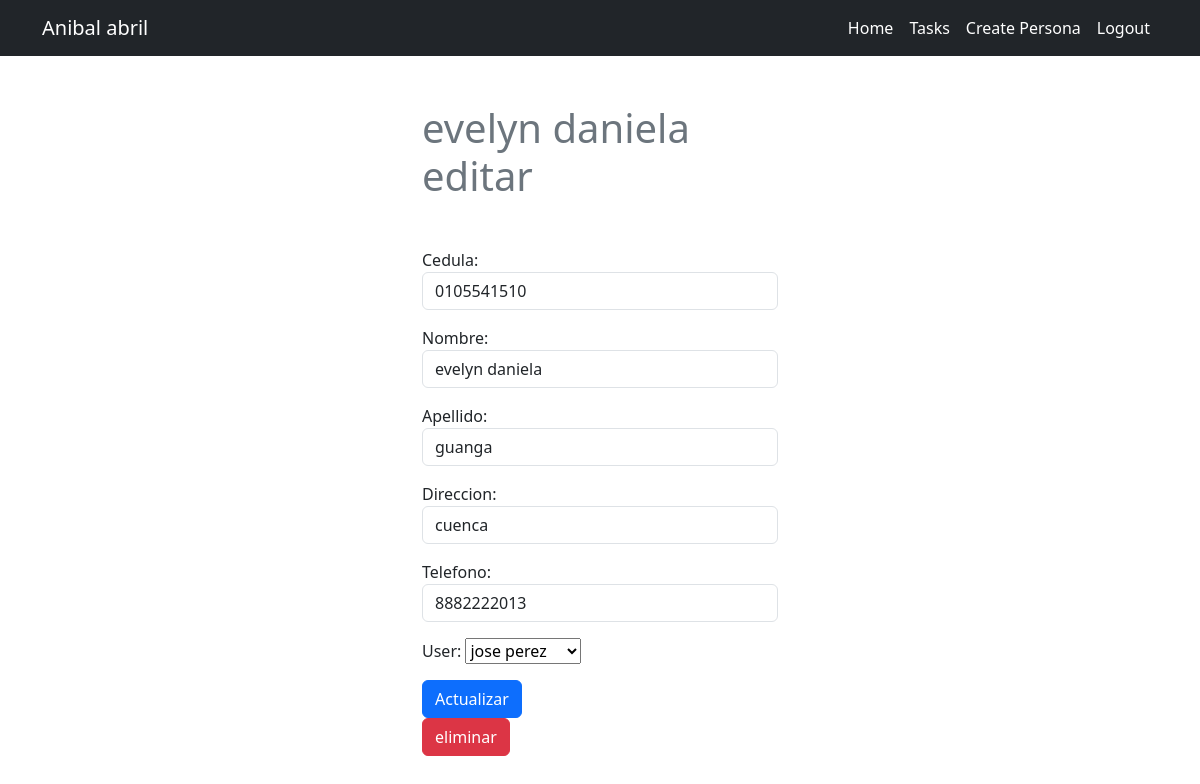
Page /tasks/11/ (signed in) on the committed database.
### tasks/models.py (models this page shows, shortened)
class Estudiante (models.Model):
    cedula =models.CharField(max_length=10)
    nombre =models.TextField(blank=True,max_length=50)
    apellido=models.TextField(blank=True,max_length=50)
    direccion=models.TextField(blank=True,max_length=100)
    telefono=models.TextField(blank=True,max_length=10)
    user = models.ForeignKey(User,on_delete=models.CASCADE)

### tasks/views.py (the view, shortened to what this page needs)
# urls.py: path('tasks/<int:task_id>/',views.crearpersona_detalle, name='crearpersona_detalle'),
@login_required
def crearpersona_detalle(request,task_id):
    if request.method == 'GET':
        task= get_object_or_404(Estudiante,pk=task_id, user=request.user)
        form = TaskForm(instance=task)
        print(task_id)
        return render(request,'crear_personadetalles.html',{'task':task,'form'  :form})

### tasks/forms.py
class TaskForm(forms.ModelForm):
    class Meta:
        model = Estudiante
        fields = ['cedula','nombre','apellido','direccion','telefono','user']
        widgets = {
            'cedula': forms.TextInput(attrs={'class': 'form-control' ,'placeholder':'Escribe tu cedula'}),
            'nombre': forms.TextInput(attrs={'class': 'form-control' ,'placeholder':'Escribe tu nombre'}),
            'apellido': forms.TextInput(attrs={'class': 'form-control' ,'placeholder':'Escribe tu apellido'}),
            'direccion': forms.TextInput(attrs={'class': 'form-control' ,'placeholder':'Escribe tu direccion'}),
            'telefono': forms.TextInput(attrs={'class': 'form-control' ,'placeholder':'Escribe tu telefono'}),
        }

### tasks/templates/crear_personadetalles.html (shortened to what this page needs)
{% extends "base.html" %}
{% block content %}
    <main class="container">
        <div class="row">
            <div class="col-md-4 offset-md-4 mt-5">
                <h1 class="text-secondary" >{{task.nombre}} editar</h1>
                <div class="mt-5 ">
                    <form method="POST">
                        {{form.as_p}}
                        <button class="btn btn-primary">
                            Actualizar
                        </button>
                    </form>
                    <form action="{% url 'delete_persona' task.id %}" method="POST">
                        <button class="btn btn-danger">
                            eliminar
                        </button>
                    </form>
                </div>
            </div>
        </div>
    </main>
{% endblock %}

### rows in the picture
Estudiante: nombre "evelyn daniela", cedula "0105541510", apellido "guanga", direccion "cuenca", telefono "8882222013", user "jose perez"
